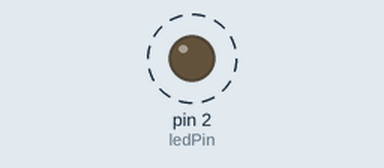
Recording of a sketch running on a simulated Arduino Mega 2560, built with avr-gcc and run on an emulated ATmega2560. On the bench: output pins drawn as LEDs (lit = HIGH). Dashed ring = blinking. What the sketch prints to the serial monitor is not drawn.

Above: at 0.5 s.
Timing chart, 0 to 4.6 s (numbered marks = the images above):
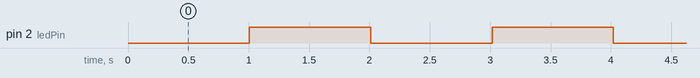

The sketch:

BlinkWithoutDelay-Parpadeo_sin_demora.ino
```cpp
/*

  Parpadeo sin demora

   Enciende y apaga un diodo emisor de luz (LED) conectado a un pin digital,
   sin utilizar la función delay(). Esto significa que otro código puede ejecutarse en el
   mismo tiempo sin ser interrumpido por el código LED.

   El circuito:
   - Utilice el LED integrado.
   - Nota: la mayoría de los Arduinos tienen un LED integrado que puedes controlar. En la ONU, MEGA
     y CERO está conectado al pin digital 13, en MKR1000 en el pin 6. LED_BUILTIN
     está configurado en el pin LED correcto independientemente de la placa que se utilice.
     Si desea saber a qué pin está conectado el LED integrado en su
     Modelo Arduino, consulta las Especificaciones Técnicas de tu placa en:
*/


const int ledPin = 2;

int ledState = LOW;


unsigned long previousMillis = 0;


const long interval = 1000;

void setup() {
  Serial.begin(9600);
  pinMode(ledPin, OUTPUT);
}

void loop() {

  unsigned long currentMillis = millis();
Serial.println(previousMillis);
  if (currentMillis - previousMillis >= interval) {

    previousMillis = currentMillis;


    if (ledState == LOW) {
      ledState = HIGH;
    } else {
      ledState = LOW;
    }


    digitalWrite(ledPin, ledState);
  }
}
```

Measured:
- by itself, pin 2 (ledPin): alternates HIGH for 1.0 s and LOW for 1.0 s
